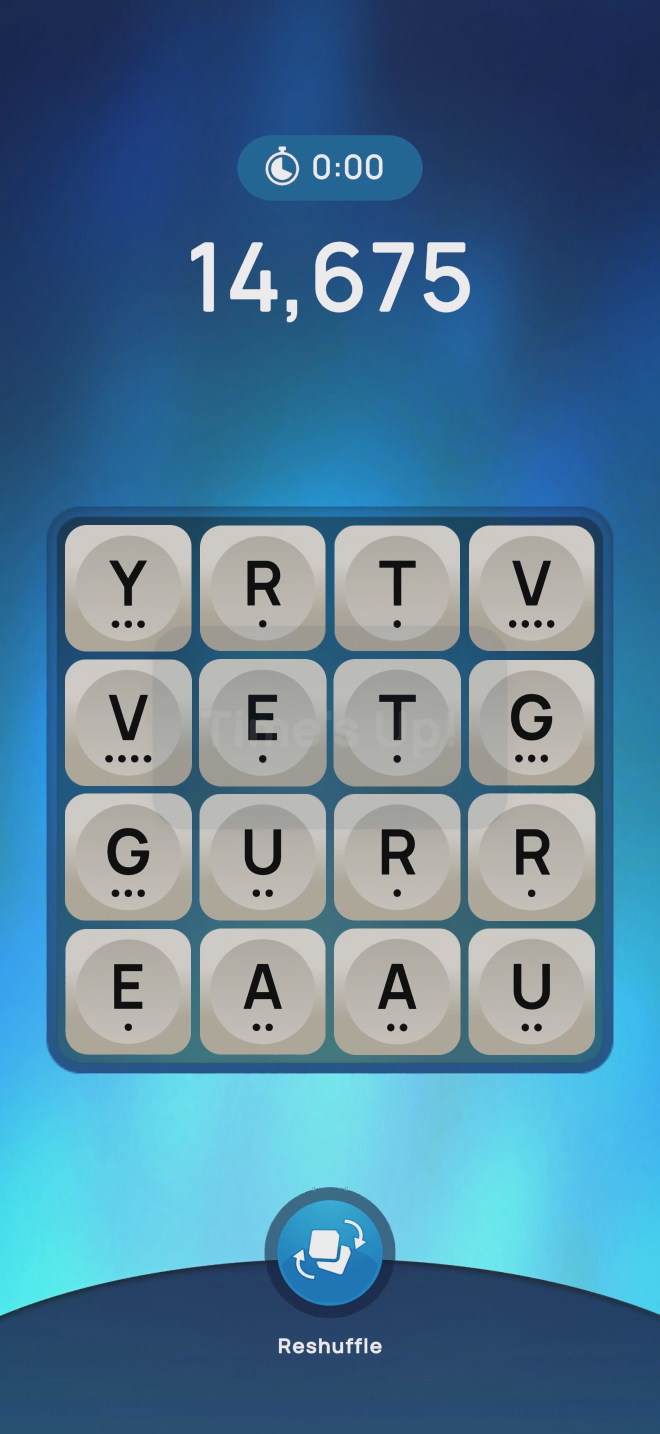
#> input picture last_letters.png, 1320 x 2868 px (shown at 1/2 size)
$ python benchmark_tile_inference.py
#> lines starting #> are read from the running program, lines starting #| are printed output that depends on the picture; after the words box and inside, x2 and y2 are one past the last pixel; in counts of white or black regions, pixels touching at a corner belong together
#> in main, frame is the input picture: shape (2868, 1320, 3); mean B, G, R 152.6, 124.9, 82.9
### read_letters.py
#!/usr/bin/env python3
"""Read the letter board from an iPhone screenshot using OpenCV."""

from __future__ import annotations

import json
import hashlib
from functools import lru_cache
from pathlib import Path
import sys
from typing import Any

import cv2
import numpy as np


def runtime_root() -> Path:
    if getattr(sys, "frozen", False) or "__compiled__" in globals():
        return Path(sys.argv[0]).resolve().parent
    return Path(__file__).resolve().parent


root = runtime_root()
IMAGE_PATH = Path("latest_full.png")
TILE_DATASET_IMAGE_SIZE = 32
TILE_CNN_MODEL_PATH = root / "models/tile_cnn.npz"
QU_DATASET_PATH = root / "tile_dataset/train/QU"
QU_TEMPLATE_MAX_DISTANCE = 0.48
QU_TEMPLATE_MIN_MARGIN_VS_W = 0.12
WAIT_FOR_STABLE_TILES = False
TILE_STABLE_MAX_SIDE_SPREAD = 0.18
TILE_STABLE_MAX_SIDE_CV = 0.08
LETTER_DOT_SCORES = {
    "A": 1,
    "B": 4,
    "C": 2,
    "D": 2,
    "E": 1,
    "F": 4,
    "G": 3,
    "H": 4,
    "I": 1,
    "J": 4,
    "K": 4,
    "L": 1,
    "M": 4,
    "N": 1,
    "O": 2,
    "P": 3,
    "Q": 4,
    "QU": 4,
    "R": 1,
    "S": 1,
    "T": 1,
    "U": 2,
    "V": 4,
    "W": 3,
    "X": 4,
    "Y": 3,
    "Z": 4,
}


class BoardUnstableError(RuntimeError):
    """Raised when tile boxes are visible but still resizing during animation."""


# [28 lines left out: functions main, read_letter_grid_from_frame, not called in this run]


def detect_tile_boxes(frame: np.ndarray) -> list[list[tuple[int, int, int, int]]]:
    hsv = cv2.cvtColor(frame, cv2.COLOR_BGR2HSV)
#> hsv: shape (2868, 1320, 3); mean H, S, V 82.4, 130.7, 155.3
    mask = cv2.inRange(hsv, (0, 0, 100), (179, 120, 255))
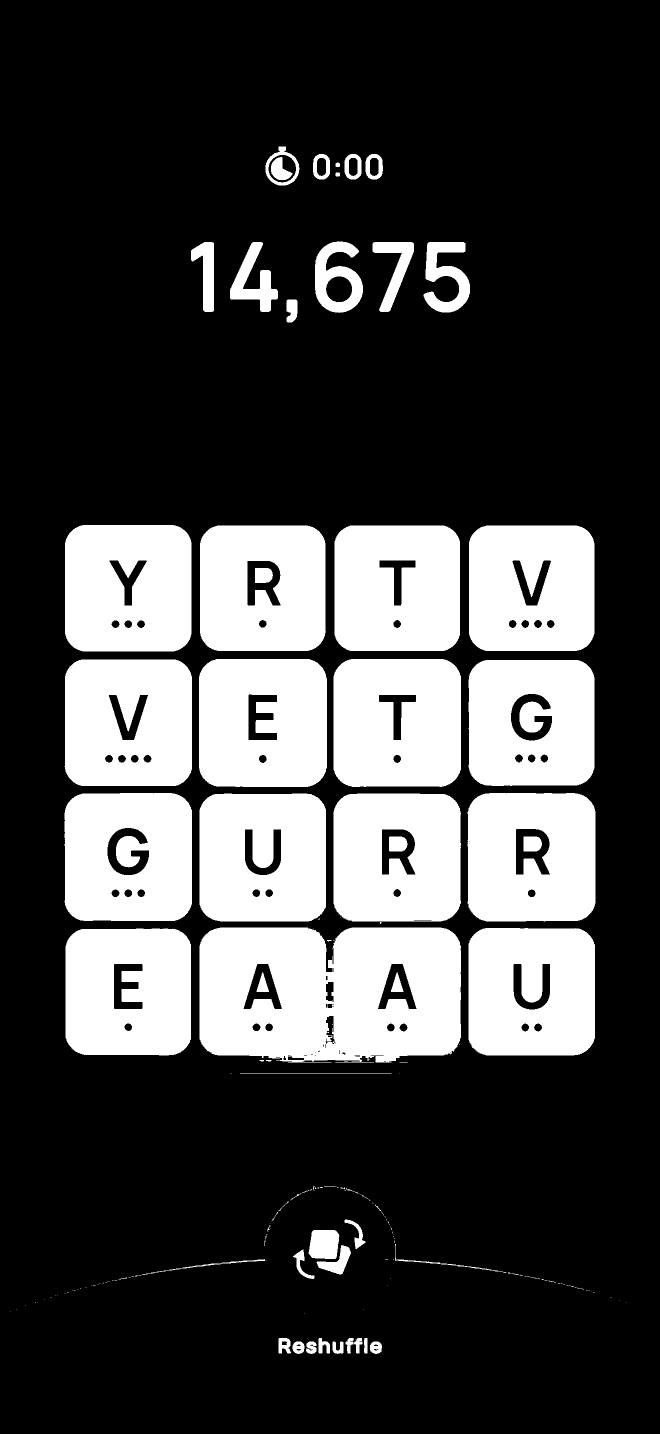
#> mask: shape (2868, 1320) (shown at 1/2 size); 26.4% white; 182 white regions (122 under 20 px), largest, box (x1, y1, x2, y2) and area: (399, 1855, 922, 2125) 123587, (667, 1318, 922, 1574) 61129, (398, 1318, 654, 1574) 60631
    mask = cv2.morphologyEx(mask, cv2.MORPH_CLOSE, cv2.getStructuringElement(cv2.MORPH_RECT, (9, 9)))
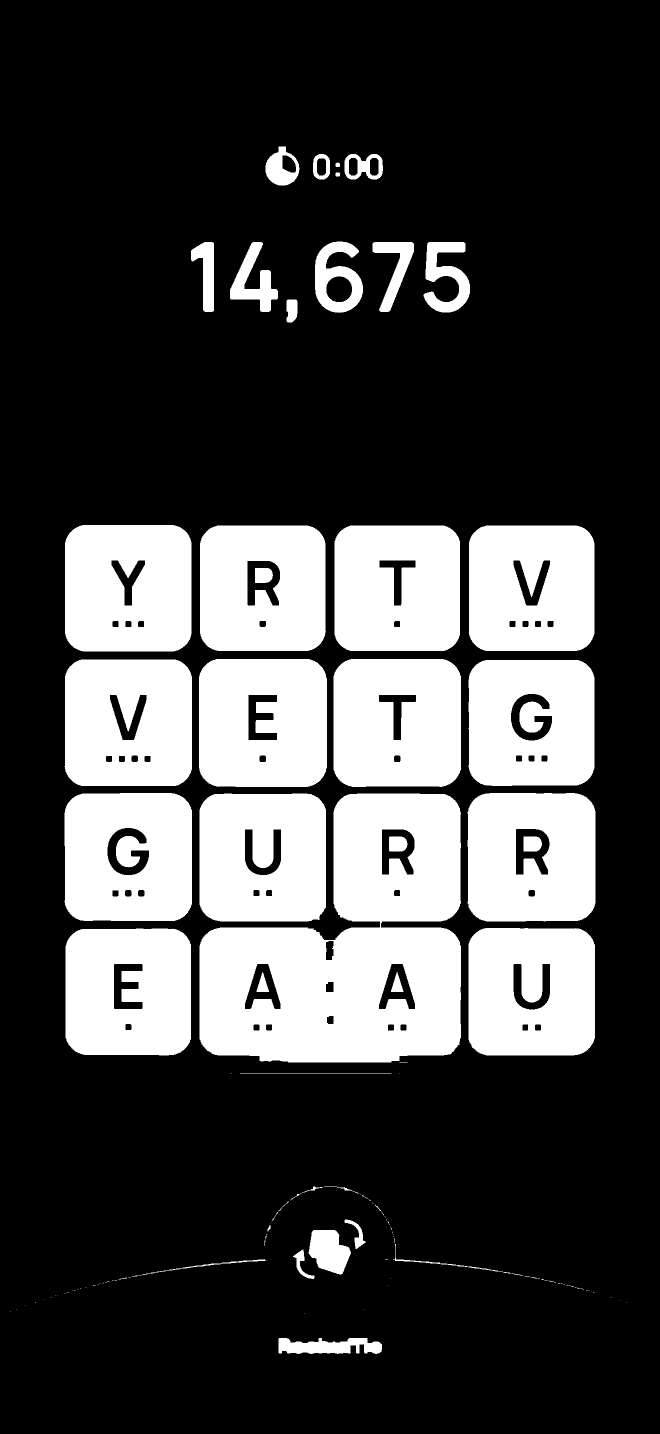
#> mask: shape (2868, 1320) (shown at 1/2 size); 26.6% white; 131 white regions (86 under 20 px)

    contours, _ = cv2.findContours(mask, cv2.RETR_EXTERNAL, cv2.CHAIN_APPROX_SIMPLE)
#> contours = 126 contours, 92 with area under 20; largest, box (x1, y1, x2, y2) and area: (399, 1587, 922, 2125) 197057, (398, 1318, 654, 1574) 63359, (935, 1586, 1191, 1843) 63302, (667, 1318, 922, 1574) 63064, (129, 1586, 384, 1842) 62957
    raw_boxes: list[tuple[int, int, int, int]] = []
    frame_area = frame.shape[0] * frame.shape[1]
#> frame_area = 3785760
    min_tile_area = max(2500, frame_area * 0.006)
#> min_tile_area = 22714.6
    max_tile_area = frame_area * 0.045
#> max_tile_area = 170359.2

    for contour in contours:
        x, y, w, h = cv2.boundingRect(contour)
        area = w * h
        aspect = w / h
        if min_tile_area < area < max_tile_area and 0.75 < aspect < 1.35:
            raw_boxes.append((x, y, w, h))
#> this loop made 126 passes
#> (x, y, w, h, area, aspect) on passes 1, 42, 50, 51, 53, 54, 56, 58, 59, 60, 102, 103: (557, 2676, 207, 32, 6624, 6.47), (1097, 2561, 15, 4, 60, 3.75), (238, 2555, 16, 4, 64, 4), (1061, 2554, 14, 3, 42, 4.67), (1049, 2552, 11, 2, 22, 5.5), (263, 2551, 13, 3, 39, 4.33), (1024, 2547, 22, 4, 88, 5.5), (284, 2518, 249, 32, 7968, 7.78), (586, 2499, 43, 59, 2537, 0.729), (786, 2488, 237, 59, 13983, 4.02), (131, 1857, 251, 254, 63754, 0.988), (937, 1856, 253, 255, 64515, 0.992)
#> after the loop, raw_boxes = 13 items, first 6: (131, 1857, 251, 254), (937, 1856, 253, 255), (399, 1587, 253, 256), (935, 1586, 256, 257), (129, 1586, 255, 256), (937, 1320, 252, 252)

    boxes = split_merged_tile_boxes(contours, raw_boxes, frame_area)
    boxes = dedupe_tile_boxes(boxes)

    if len(boxes) < 16:
        raise RuntimeError(f"Expected 16 letter tiles, found {len(boxes)}")

    boxes = sorted(boxes, key=lambda box: (box[1], box[0]))
    rows: list[list[tuple[int, int, int, int]]] = []
    row_tolerance = max(45, median_tile_side(boxes) * 0.35)

    for box in boxes:
        center_y = box[1] + box[3] / 2
        for row in rows:
            row_center_y = row[0][1] + row[0][3] / 2
            if abs(row_center_y - center_y) < row_tolerance:
                row.append(box)
                break
        else:
            rows.append([box])

    rows = [sorted(row, key=lambda box: box[0]) for row in rows]
    rows = sorted(rows, key=lambda row: sum(box[1] + box[3] / 2 for box in row) / len(row))

    if len(rows) != 4 or any(len(row) != 4 for row in rows):
        raise RuntimeError(f"Expected a 4x4 tile grid, found row lengths {[len(row) for row in rows]}")

    return rows


# [14 lines left out: function ensure_stable_tile_boxes, not called in this run]


def split_merged_tile_boxes(
    contours: list[np.ndarray],
    single_boxes: list[tuple[int, int, int, int]],
    frame_area: int,
) -> list[tuple[int, int, int, int]]:
#> called with frame_area = 3785760
    boxes = list(single_boxes)
#> boxes has the same summary as raw_boxes in detect_tile_boxes
    tile_side = median_tile_side(single_boxes)
#> tile_side = 255
    if tile_side <= 0:
        return boxes

    min_merged_area = max(frame_area * 0.045, tile_side * tile_side * 1.7)
#> min_merged_area = 170359.2
    max_merged_area = frame_area * 0.20
#> max_merged_area = 757152

    for contour in contours:
        x, y, w, h = cv2.boundingRect(contour)
        area = w * h
        aspect = w / h if h else 0
        if not (min_merged_area <= area <= max_merged_area and 0.55 < aspect < 1.8):
            continue

        cols = round(w / tile_side)
        rows = round(h / tile_side)
        if cols * rows <= 1 or cols > 4 or rows > 4:
            continue

        cell_w = w / cols
        cell_h = h / rows
        if not (0.75 * tile_side <= cell_w <= 1.35 * tile_side):
            continue
        if not (0.75 * tile_side <= cell_h <= 1.35 * tile_side):
            continue

        for row in range(rows):
            for col in range(cols):
                boxes.append(
                    (
                        round(x + col * cell_w),
                        round(y + row * cell_h),
                        round(cell_w),
                        round(cell_h),
                    )
                )
#> this loop made 126 passes
#> contour on passes 44, 45, 46, 47, 48, 49, 52, 55, 57: [[1089, 2560], [1094, 2560]], [[229, 2560], [233, 2560]], [[236, 2559]], [[1083, 2558], [1084, 2559], [1086, 2559], [1086, 2558]], [[1076, 2557], [1079, 2557]], [[780, 2557]], [[257, 2554], [260, 2554]], [[277, 2550], [282, 2550]], [[770, 2519], [775, 2519]]

    return boxes


def median_tile_side(boxes: list[tuple[int, int, int, int]]) -> float:
    if not boxes:
        return 0.0
    return float(np.median([max(width, height) for _, _, width, height in boxes]))


def dedupe_tile_boxes(boxes: list[tuple[int, int, int, int]]) -> list[tuple[int, int, int, int]]:
    ordered = sorted(boxes, key=lambda box: box[2] * box[3])
    result: list[tuple[int, int, int, int]] = []
    for box in ordered:
        center_x = box[0] + box[2] / 2
        center_y = box[1] + box[3] / 2
        side = max(box[2], box[3])
        duplicate = False
        for existing in result:
            existing_center_x = existing[0] + existing[2] / 2
            existing_center_y = existing[1] + existing[3] / 2
            existing_side = max(existing[2], existing[3])
            if abs(center_x - existing_center_x) < min(side, existing_side) * 0.45 and abs(
                center_y - existing_center_y
            ) < min(side, existing_side) * 0.45:
                duplicate = True
                break
        if not duplicate:
            result.append(box)
#> this loop made 17 passes
#> box on passes 1 to 12: (938, 1051, 251, 251), (669, 1051, 251, 251), (400, 1051, 252, 251), (937, 1320, 252, 252), (131, 1857, 251, 254), (130, 1050, 253, 253), (937, 1856, 253, 255), (129, 1319, 255, 253), (399, 1587, 253, 256), (129, 1586, 255, 256), (667, 1318, 255, 256), (398, 1318, 256, 256)
    return result


def recognize_tile_text(tile: np.ndarray) -> str:
    return recognize_tile_text_with_cnn(tile)


def recognize_tile_text_with_cnn(tile: np.ndarray) -> str:
    predictor = tile_cnn_predictor()
    return predictor(normalize_tile_image(tile))


@lru_cache(maxsize=1)
def tile_cnn_predictor() -> Any:
    if not TILE_CNN_MODEL_PATH.exists():
        raise RuntimeError(f"Missing tile CNN model: {TILE_CNN_MODEL_PATH}")

    checkpoint = np.load(TILE_CNN_MODEL_PATH, allow_pickle=False)
    classes = checkpoint["classes"].astype(str).tolist()
    if int(checkpoint["channels"][0]) != 1:
        raise RuntimeError(f"Unsupported tile CNN model format in {TILE_CNN_MODEL_PATH}")

    weights = {
        "conv1_weight": checkpoint["features_0_weight"],
        "conv1_bias": checkpoint["features_0_bias"],
        "conv2_weight": checkpoint["features_3_weight"],
        "conv2_bias": checkpoint["features_3_bias"],
        "conv3_weight": checkpoint["features_6_weight"],
        "conv3_bias": checkpoint["features_6_bias"],
        "linear_weight": checkpoint["classifier_weight"],
        "linear_bias": checkpoint["classifier_bias"],
    }

    # [11 lines left out: function predict, not called in this run]

    return predict


# [4 lines left out: function conv2d_same, not called in this run]


def max_pool2d(x: np.ndarray) -> np.ndarray:
    channels, height, width = x.shape
    return x.reshape(channels, height // 2, 2, width // 2, 2).max(axis=(2, 4))


def recognize_tile_letter(tile: np.ndarray) -> str:
    return recognize_tile_text(tile)


def tile_dot_score(tile_text: str) -> int:
    return LETTER_DOT_SCORES.get(normalize_tile_label(tile_text), 1)


# [89 lines left out: functions normalize_tile_label, save_qu_dataset_examples, is_qu_tile_by_template, qu_templates, w_templates, render_template_mask and 1 more, not called in this run]


def normalize_tile_image(tile: np.ndarray) -> np.ndarray:
    mask = extract_letter_mask(tile)
    return cv2.resize(mask, (TILE_DATASET_IMAGE_SIZE, TILE_DATASET_IMAGE_SIZE), interpolation=cv2.INTER_AREA)


# [71 lines left out: functions extract_letter_mask, normalize_mask, draw_debug_overlay, not called in this run]


# [2 lines that do not run on import are left out]

### benchmark_tile_inference.py
#!/usr/bin/env python3
"""Benchmark tile CNN inference on last_letters.png."""

from __future__ import annotations

import time
from pathlib import Path

import cv2

from read_letters import detect_tile_boxes, normalize_tile_image, tile_cnn_predictor


IMAGE_PATH = Path("last_letters.png")
WARMUP_RUNS = 10


def main() -> int:
    frame = cv2.imread(str(IMAGE_PATH))
    if frame is None:
        raise RuntimeError(f"Could not read {IMAGE_PATH}")

    boxes = detect_tile_boxes(frame)
#> the loop in detect_tile_boxes, `for box in boxes:` made 16 passes
    predictor = tile_cnn_predictor()
    tiles = [
        (row_index, col_index, normalize_tile_image(frame[y : y + h, x : x + w]))
        for row_index, row in enumerate(boxes)
        for col_index, (x, y, w, h) in enumerate(row)
    ]

    for _, _, tile in tiles[:1] * WARMUP_RUNS:
        predictor(tile)

    results: list[tuple[int, int, str, float]] = []
    total_started = time.perf_counter()
    for row, col, tile in tiles:
        started = time.perf_counter()
        label = predictor(tile)
        elapsed_ms = (time.perf_counter() - started) * 1000
        results.append((row, col, label, elapsed_ms))
    total_ms = (time.perf_counter() - total_started) * 1000

    for row, col, label, elapsed_ms in results:
        print(f"{row},{col} {label:>2} {elapsed_ms:.3f} ms")
    print(f"total {total_ms:.3f} ms")
    print(f"avg {total_ms / max(len(results), 1):.3f} ms/letter")
    return 0


if __name__ == "__main__":
#> (the run stopped early here; a loop or call above may not have finished)

$ run again, with last_detection_failure_debug.png copied over last_letters.png
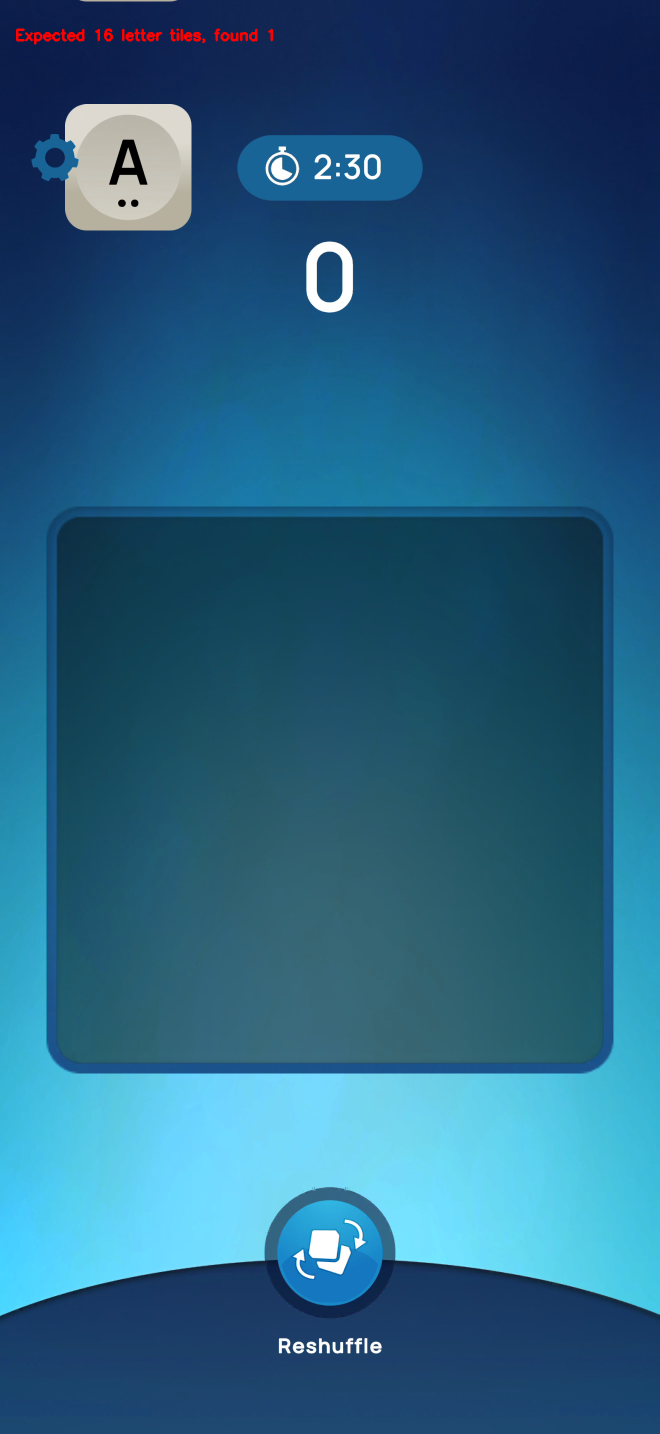
#> input picture last_detection_failure_debug.png, 1320 x 2868 px (shown at 1/2 size)
#> in main, frame is the input picture: shape (2868, 1320, 3); mean B, G, R 130.2, 97.4, 39.8
#> hsv: shape (2868, 1320, 3); mean H, S, V 99.8, 185.4, 130.9
#> in detect_tile_boxes, `mask = cv2.inRange(hsv, (0, 0, 100), (179, 120, 255))`:
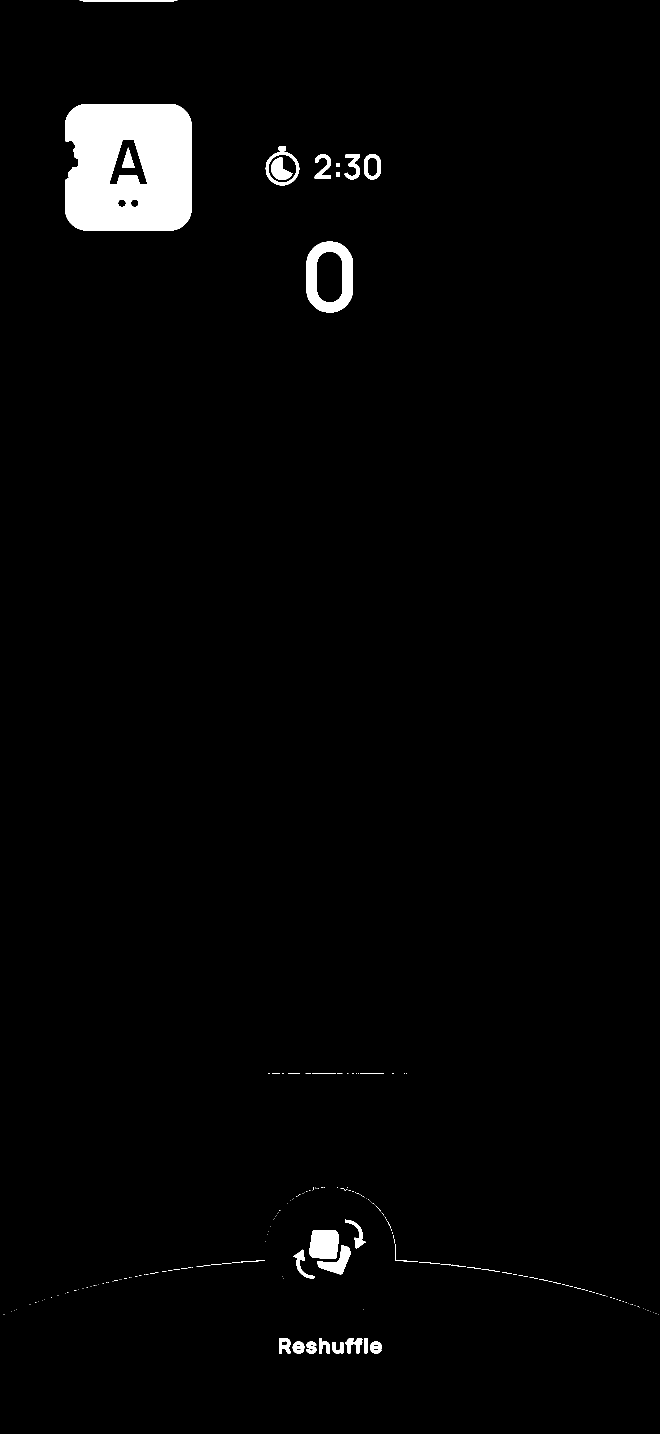
#> mask: shape (2868, 1320) (shown at 1/2 size); 2.1% white; 239 white regions (205 under 20 px), largest, box (x1, y1, x2, y2) and area: (130, 208, 383, 461) 57151, (612, 483, 706, 626) 6996, (618, 2460, 678, 2518) 3120
#> contours = 163 contours, 150 with area under 20; largest, box (x1, y1, x2, y2) and area: (130, 208, 383, 461) 60733, (612, 483, 706, 626) 11344, (618, 2460, 702, 2549) 5076, (558, 2676, 764, 2708) 4144, (531, 292, 599, 371) 3638
#> the loop in detect_tile_boxes, `for contour in contours:` made 163 passes
#> (x, y, w, h, area, aspect) on passes 1, 55, 60: (558, 2676, 206, 32, 6592, 6.44), (1106, 2564, 16, 3, 48, 5.33), (1078, 2558, 18, 3, 54, 6)
#> after the loop in detect_tile_boxes, `for contour in contours:`: raw_boxes = [(130, 208, 253, 253)]
#> tile_side = 253
#> min_merged_area = 170359.2
#> the loop in split_merged_tile_boxes, `for contour in contours:` made 163 passes
#> contour on passes 56 to 58: [[212, 2564], [217, 2564]], [[1097, 2562], [1105, 2562]], [[224, 2562], [226, 2562]]
#> the loop in dedupe_tile_boxes, `for box in ordered:` made 1 pass
